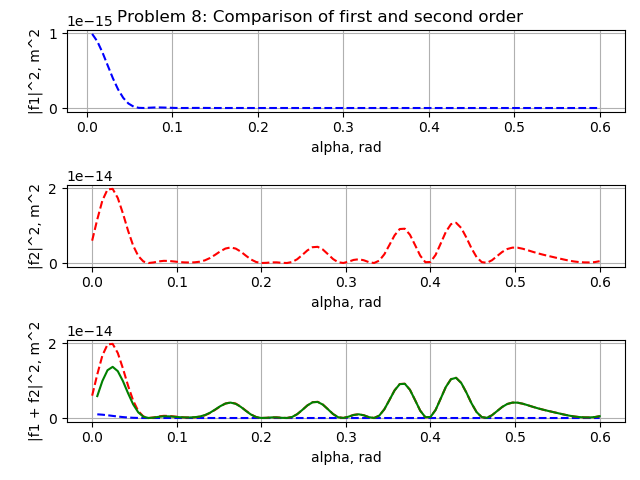

Write the Python code that produced this figure.
import numpy as np
import matplotlib.pyplot as plt
import random
import mcint


def diff_r_rprim(r, r_p, theta, theta_p, phi, phi_p):
    '''
    Returns the difference between two arbitrary vectors r and r',
    given their position.
    '''
    term1 = r**2 + r_p**2
    term2  = 2*r*r_p*(np.sin(theta)*np.sin(theta_p)*np.cos(theta-phi)+np.cos(theta)*np.cos(theta_p))
    diff_sqrt = np.sqrt(term1-term2)
    return diff_sqrt


def k_dot_r(k,r,theta):
    '''
    Returns the value of the dot product between k and r, 
    with the coordinates aligned with the z || z' axes.
    '''
    return k*r*np.cos(theta)


""" def kp_dot_rp(alpha, beta, kp, rp, thetap, phip):
    '''
    alpha and beta are the azimuthal and the polar angles for
    k' respectively. The integral should be independent of 
    beta, due to spherical symmetry.
    '''
    return kp*rp*(np.sin(alpha)*np.cos(beta-phip)+np.cos(alpha)*np.cos(thetap))


def integrand(x, alpha, beta, k, kp):
    # Dimensions to integrate over
    r = x[0]
    phi = x[1]
    theta = x[2]
    rp = x[3]
    phip = x[4]
    thetap = x[5]
    
    factor1 = np.exp(-1j*kp_dot_rp(alpha, beta, kp, rp, thetap, phip))
    factor2 = np.exp(1j*k_dot_r(k, r, theta))
    diffrrp = diff_r_rprim(r, rp, theta, thetap, phi, phip)
    factor3 = np.exp(1j*k*diffrrp)/diffrrp
    return factor1*factor2*factor3 """

# Start from scratch
def volume(R):
    return 2*np.pi**2 * R


def differens(r, r_p, theta, theta_p, phi, phi_p): 
    '''
    Returns the difference between two arbitrary vectors r and r',
    given their position.
    '''
    return np.sqrt(r**2 + r_p**2 - 2*r*r_p*(np.sin(theta)*np.sin(theta_p)*np.cos(phi-phi_p) + np.cos(theta)*np.cos(theta_p)))


def dotprod1(k, r_p, alpha, theta_p, beta, phi_p):
    '''
    alpha and beta are the azimuthal and the polar angles for
    k' respectively. The integral should be independent of 
    beta, due to spherical symmetry.
    '''
    return k*r_p*(np.sin(alpha)*np.sin(theta_p)*np.cos(beta-phi_p) + np.cos(alpha)*np.cos(theta_p))

    
def dotprod2(k,r,theta):
    '''
    Returns the value of the dot product between k and r, 
    with the coordinates aligned with the z || z' axes.
    '''   
    return k*r*np.cos(theta)


def integrand(k, r, r_p, theta, theta_p, alpha, beta, phi, phi_p):
    ''' The integrand that we wish to approximate. '''
    exp1 = np.exp(-1j*dotprod1(k,r_p,alpha,theta_p,beta,phi_p))
    exp2 = np.exp(1j*dotprod2(k,r,theta))
    exp3 = np.exp(1j*differens(r, r_p, theta, theta_p, phi, phi_p))
    fac = r**2*r_p**2*np.sin(theta)*np.sin(theta_p)/differens(r, r_p, theta, theta_p, phi, phi_p)
    return exp1*exp2*exp3*fac*volume(R)**2


def calc_q(alpha,k):
    return 2*k*np.sin(alpha/2)


def calc_f1(R, k, alpha):
    q = calc_q(alpha, k)
    return (np.sin(q*R)-R*q*np.cos(q*R))


# constants
N = int(1e7)
eV = 1.6e-19  # J
c = 3e8  # m/s
hbar = 1.054e-34  # ev s
R = 1e-10  # 1 ångström
#v0 = (1e-38)*eV  # simon test
v0 = 1*eV  # 1 eV
E = 10*eV  # 1 ev
m = 938e6*eV/c**2  # 938 MeV/c^2
k = np.sqrt(2*m*E)/hbar
kp = k  # Elastic 

# R = 1
# hbar = 1
# E = 100
# V0 = 1
# m = 1
# k = 70
# kp = 1
# v0 = 1



r     = R*np.random.rand(N)
r_p   = R*np.random.rand(N)
theta = np.pi*np.random.rand(N)
theta_p = np.pi*np.random.rand(N)
phi   = 2*np.pi*np.random.rand(N)
phi_p   = 2*np.pi*np.random.rand(N)

alpha = np.linspace(0,0.6,100)
beta = 0

f_1 = np.zeros(len(alpha))
f_2 = np.zeros(len(alpha))

for j,alph in enumerate(alpha):
    print(f'{j+1} of {len(alpha)}')
    I =  integrand(k, r, r_p, theta, theta_p, alph, beta, phi, phi_p)
    s = (I/N).sum()
    f_1[j] = -4*m*v0/(hbar**2 * calc_q(alph, k)**3) * calc_f1(R, k, alph)
    f_2[j] = s
    

# Insert prefactor for f_2 and plot
f_2 = (m*v0/hbar**2)**2 * f_2
sigma_contrib2 = np.abs(f_2)**2
sigma_contrib1 = np.abs(f_1)**2
sigma_contrib_tot = np.abs(f_1 + f_2)**2  # Total differential cross section
fig, ax = plt.subplots(3,1)
fig.suptitle("Problem 8: Comparison of first and second order")
ax[0].plot(alpha, sigma_contrib1, 'b--')
ax[0].set_xlabel("alpha, rad")
ax[0].set_ylabel("|f1|^2, m^2")
ax[0].grid()

ax[1].plot(alpha, sigma_contrib2, 'r--')
ax[1].set_xlabel("alpha, rad")
ax[1].set_ylabel("|f2|^2, m^2")
ax[1].grid()

ax[2].plot(alpha, sigma_contrib1, 'b--')
ax[2].plot(alpha, sigma_contrib2, 'r--')
ax[2].plot(alpha, sigma_contrib_tot, 'g-')
ax[2].set_xlabel("alpha, rad")
ax[2].set_ylabel("|f1 + f2|^2, m^2")
ax[2].grid()
plt.tight_layout()
plt.savefig("problem8.png")
plt.show()
